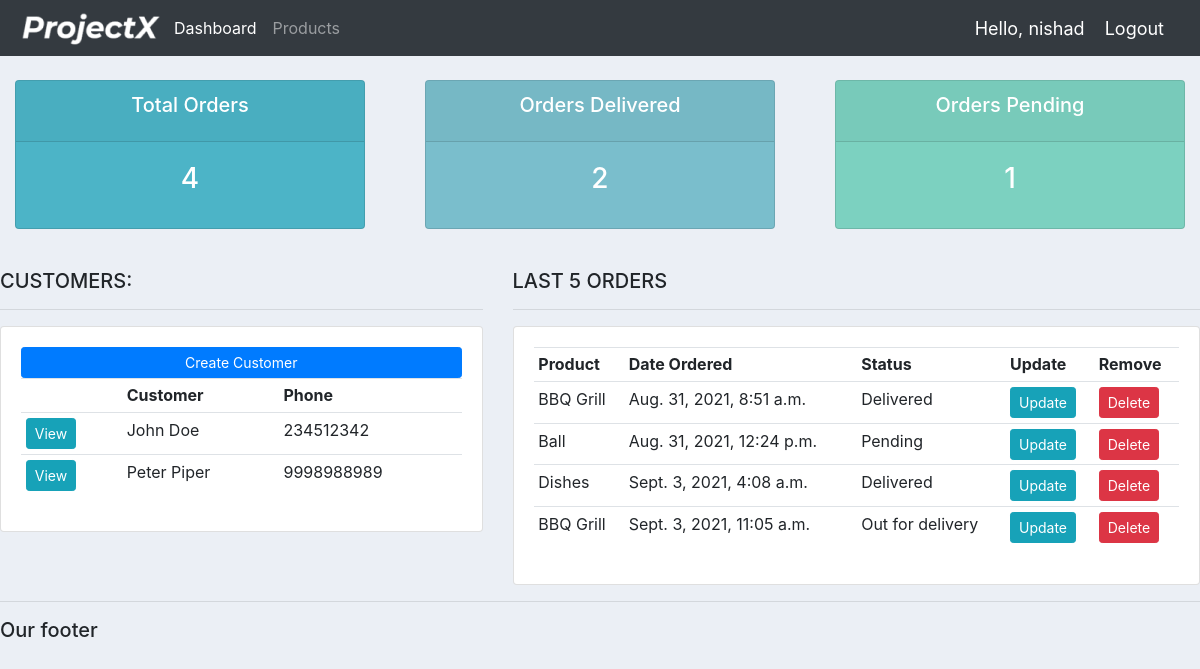
Page / (signed in) on the earlier database version.
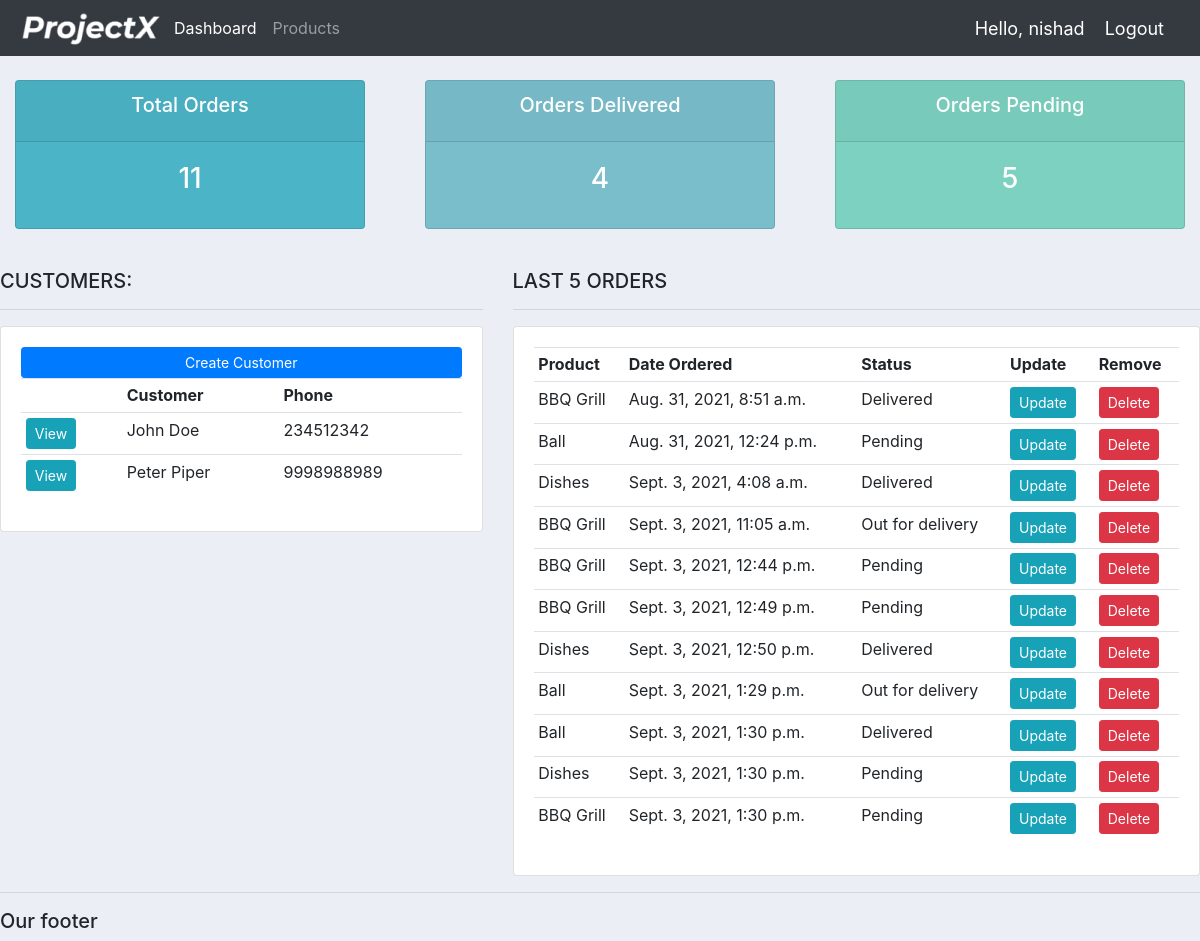
Same page on the later database version.
### accounts/models.py (models this page shows, shortened)
class Customer(models.Model):
	name = models.CharField(max_length=200, null=True)
	phone = models.CharField(max_length=200, null=True)
	email = models.CharField(max_length=200, null=True)
	date_created = models.DateTimeField(auto_now_add=True, null=True)

class Order(models.Model):
	STATUS = (
			('Pending', 'Pending'),
			('Out for delivery', 'Out for delivery'),
			('Delivered', 'Delivered')
			)
	customer = models.ForeignKey(Customer, null=True, on_delete= models.SET_NULL)
	product =	models.ForeignKey(Product, null=True, on_delete= models.SET_NULL)
	date_created = date_created = models.DateTimeField(auto_now_add=True, null=True)
	status = models.CharField(max_length=200, null=True, choices=STATUS)
	note = models.CharField(max_length=1000, null=True)

class Product(models.Model):
	CATEGORY = (
			('Indoor', 'Indoor'),
			('Out Door', 'Out Door')
		)
	name = models.CharField(max_length=200, null=True)
	price = models.FloatField(null=True)
	category =	models.CharField(max_length=200, null=True, choices=CATEGORY)
	description = models.CharField(max_length=200, null=True, blank=True)
	date_created = date_created = models.DateTimeField(auto_now_add=True, null=True)
	tags = models.ManyToManyField(Tag)
	def __str__(self):
		return self.name

### accounts/views.py (the view)
# urls.py: path('', views.home, name="home"),
@login_required(login_url='login')
def home(request):
	orders = Order.objects.all()
	customers = Customer.objects.all()
	total_customers = customers.count()
	total_orders = orders.count()
	delivered = orders.filter(status='Delivered').count()
	pending = orders.filter(status='Pending').count()
	context = {'orders': orders,
			'customers': customers,
			'total_orders': total_orders,
			'total_customers': total_customers,
			'delivered': delivered,
			'pending': pending
			}
	return render(request, 'accounts/dashboard.html', context)

### accounts/templates/accounts/dashboard.html
{% extends 'accounts/main.html' %}
{% block content %}
{% include 'accounts/status.html' %}
<br>
<div class="row">
	<div class="col-md-5">
		<h5>CUSTOMERS:</h5>
		<hr>
		<div class="card card-body">
			<a class="btn btn-primary  btn-sm btn-block" href="">Create Customer</a>
			<table class="table table-sm">
				<tr>
					<th></th>
					<th>Customer</th>
					<th>Phone</th>
				</tr>
				{% for customer in customers %}
					<tr>
						<td><a class="btn btn-sm btn-info" href="{% url 'customer' customer.id %}">View</a></td>
						<td>{{customer.name}}</td>
						<td>{{customer.phone}}</td>
					</tr>
				{% endfor %}
			</table>
		</div>
	</div>
	<div class="col-md-7">
		<h5>LAST 5 ORDERS</h5>
		<hr>
		<div class="card card-body">
			<table class="table table-sm">
				<tr>
					<th>Product</th>
					<th>Date Ordered</th>
					<th>Status</th>
					<th>Update</th>
					<th>Remove</th>
				</tr>
				{% for order in orders %}
					<tr>
						<td>{{order.product}}</td>
						<td>{{order.date_created}}</td>
						<td>{{order.status}}</td>
						<td><a class="btn btn-sm btn-info" href="{% url 'update_order' order.id %}">Update</td>
						<td><a class="btn btn-sm btn-danger" href="{% url 'delete_order' order.id %}">Delete</td>
					</tr>
				{% endfor %}
			</table>
		</div>
	</div>
</div>
{% endblock %}

### accounts/templates/accounts/main.html (shortened to what this page needs)
{% load static %}
<!DOCTYPE html>
<html>
<head>
	<link rel="stylesheet" href="https://maxcdn.bootstrapcdn.com/bootstrap/4.0.0/css/bootstrap.min.css">
	<link rel="stylesheet" type="text/css" href="{% static '/css/main.css' %}">
</head>
<body>
	{% include 'accounts/navbar.html' %}
	{% block content %}
	{% endblock %}
	<hr>
	<h5>Our footer</h5>
</body>
</html>

### accounts/templates/accounts/navbar.html (shortened to what this page needs)
{% load static %}
<nav class="navbar navbar-expand-lg navbar-dark bg-dark">
  <img src="{% static 'images/logo.png' %}">
  <div class="collapse navbar-collapse" id="navbarNav">
    <ul class="navbar-nav">
      <li class="nav-item active">
        <a class="nav-link" href="{% url 'home' %}">Dashboard</a>
      </li>
      <li class="nav-item">
        <a class="nav-link" href="{% url 'products' %}">Products</a>
      </li>
    </ul>
  </div>
<span class="hello-msg">Hello, {{request.user.username}}</span>
<span><a class="hello-msg" href="{% url 'logout' %}">Logout</a></span>
</nav>

### accounts/templates/accounts/status.html
<br>
<div class="row">
	<div class="col">
		<div class="col-md">
			<div class="card text-center text-white  mb-3" id="total-orders">
			  	<div class="card-header">
			  		<h5 class="card-title">Total Orders</h5>
			  	</div>
			  	<div class="card-body">
			    	<h3 class="card-title">{{total_orders}}</h3>
			  	</div>
			</div>
		</div>
	</div>
	<div class="col">
		<div class="col-md">
			<div class="card text-center text-white  mb-3" id="orders-delivered">
			  	<div class="card-header">
			  		<h5 class="card-title">Orders Delivered</h5>
			  	</div>
			  	<div class="card-body">
			    	<h3 class="card-title">{{delivered}}</h3>
			  	</div>
			</div>
		</div>
	</div>
	<div class="col">
		<div class="col-md">
			<div class="card text-center text-white  mb-3" id="orders-pending">
			  	<div class="card-header">
			  		<h5 class="card-title">Orders Pending</h5>
			  	</div>
			  	<div class="card-body">
			    	<h3 class="card-title">{{pending}}</h3>
			  	</div>
			</div>
		</div>
	</div>
</div>

### static/css/main.css (style rules this page uses)
body { background-color: #ebeff5; }
#total-orders { background-color: #4cb4c7; }
#orders-delivered { background-color: #7abecc; }
#orders-pending { background-color: #7CD1C0; }

### accounts/templates/accounts/navbar.html (style rules this page uses)
.hello-msg { font-size: 18px; color: #fff; margin-right: 20px; }

Differences in the rows shown:
added Order: product "BBQ Grill", date_created "Sept. 3, 2021, 12:44 p.m.", status "Pending"
added Order: product "BBQ Grill", date_created "Sept. 3, 2021, 12:49 p.m.", status "Pending"
added Order: product "Dishes", date_created "Sept. 3, 2021, 12:50 p.m.", status "Delivered"
added Order: product "Ball", date_created "Sept. 3, 2021, 1:29 p.m.", status "Out for delivery"
added Order: product "Ball", date_created "Sept. 3, 2021, 1:30 p.m.", status "Delivered"
added Order: product "Dishes", date_created "Sept. 3, 2021, 1:30 p.m.", status "Pending"
added Order: product "BBQ Grill", date_created "Sept. 3, 2021, 1:30 p.m.", status "Pending"
Other differences:
{{ total_orders }}: "4" → "11"
{{ delivered }}: "2" → "4"
{{ pending }}: "1" → "5"
